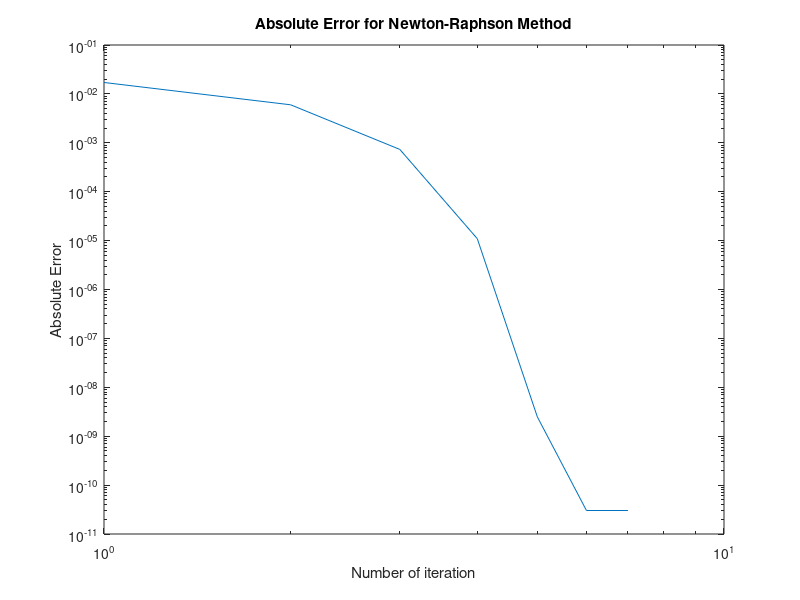
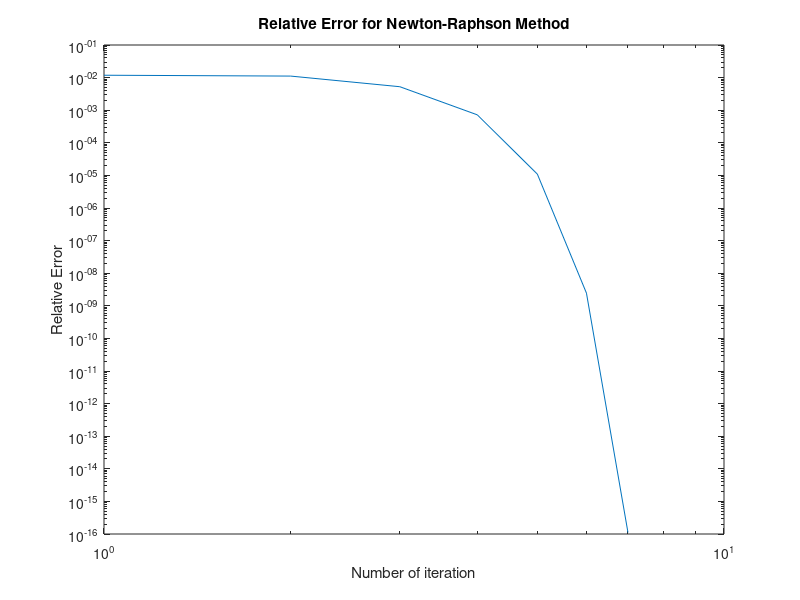
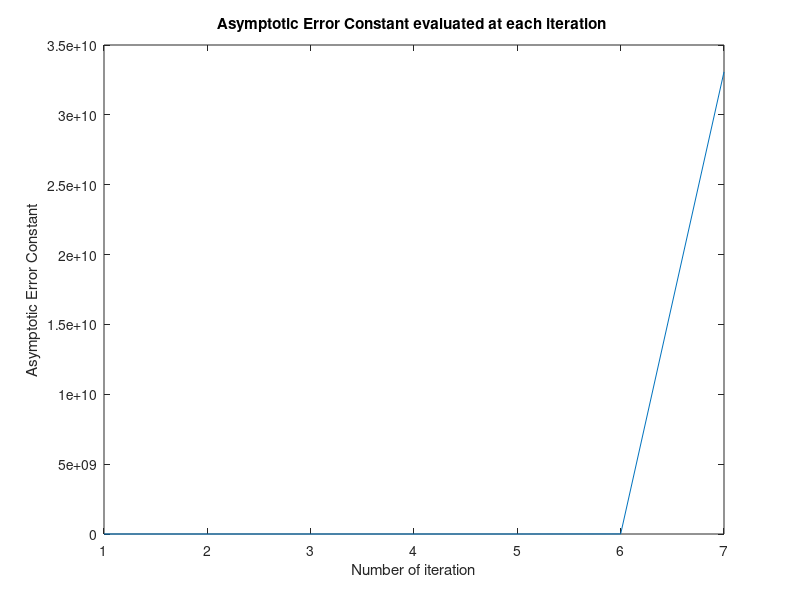

Source code (MATLAB) for these figures, in order:
% Newton-Raphson root finding method
% created by Anil Aksu
% I don't claim copyright you can use it for any purpose you need

format long

%Number of iterations
N=25;

% iteration point 
x=zeros(N);

% function at that point
f=zeros(N);

% first derivative at that point
fp=zeros(N);

%relative error vector
Err=zeros(N-1);

%initial guess
x(1)=0.48;

% the root itself
xr=0.4510472588;

for i=1:N-1
    
   % function evaluated at that point
   f(i)=tan(pi*x(i))-x(i)-6;
   
   %first derivative evaluated at that poin
   fp(i)=pi/(cos(pi*x(i))^2)-1;
   
   % next iteration point
   x(i+1)=x(i)-f(i)/fp(i);
   
  % relative error
   Err(i)=abs(x(i+1)-x(i));
        
    % absolute error
   ErrAbs(i)=abs(xr-x(i+1));
   
   % asymptotic error constant
   AsErrCon(i)=abs(xr-x(i+1))/((xr-x(i))^2);
   
     % this is our cut-off criteria
       if Err(i)<10^-9
  
                 break
        end
        
  
        
end
 figure(1)   
loglog(ErrAbs(1:i));
%title
title('Absolute Error for Newton-Raphson Method')

ylabel('Absolute Error')
% label for y axis
xlabel('Number of iteration')
% label for x axis


figure(2)   
loglog(Err(1:i));
%title
title('Relative Error for Newton-Raphson Method')

ylabel('Relative Error')
% label for y axis
xlabel('Number of iteration')
% label for x axis

figure(3)   
plot(AsErrCon(1:i));
%title
title('Asymptotic Error Constant evaluated at each iteration ')

ylabel('Asymptotic Error Constant')
% label for y axis
xlabel('Number of iteration')
% label for x axis

i

fl=tan(pi*x(i))-x(i)-6

AsErrCon(1:i)

% Asymptotic 
AsErr=(pi^2)*sin(pi*xr)/(pi*cos(pi*xr)-(cos(pi*xr)^3))
    
